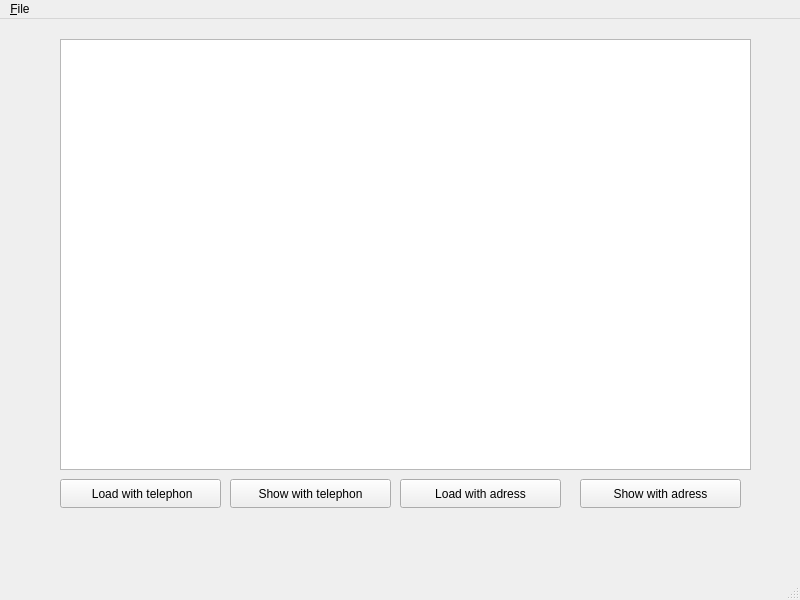
<?xml version="1.0" encoding="UTF-8"?>
<ui version="4.0">
 <class>MainWindow</class>
 <widget class="QMainWindow" name="MainWindow">
  <property name="geometry">
   <rect>
    <x>0</x>
    <y>0</y>
    <width>800</width>
    <height>600</height>
   </rect>
  </property>
  <property name="windowTitle">
   <string>MainWindow</string>
  </property>
  <widget class="QWidget" name="centralwidget">
   <widget class="QTableView" name="tableView">
    <property name="geometry">
     <rect>
      <x>60</x>
      <y>20</y>
      <width>691</width>
      <height>431</height>
     </rect>
    </property>
   </widget>
   <widget class="QPushButton" name="load_from_txt">
    <property name="geometry">
     <rect>
      <x>60</x>
      <y>460</y>
      <width>161</width>
      <height>29</height>
     </rect>
    </property>
    <property name="text">
     <string> Load with telephon</string>
    </property>
   </widget>
   <widget class="QPushButton" name="btnShow">
    <property name="geometry">
     <rect>
      <x>230</x>
      <y>460</y>
      <width>161</width>
      <height>29</height>
     </rect>
    </property>
    <property name="text">
     <string>Show with telephon</string>
    </property>
   </widget>
   <widget class="QPushButton" name="btnLoadAdress">
    <property name="geometry">
     <rect>
      <x>400</x>
      <y>460</y>
      <width>161</width>
      <height>29</height>
     </rect>
    </property>
    <property name="text">
     <string>Load with adress</string>
    </property>
   </widget>
   <widget class="QPushButton" name="btnShowAdress">
    <property name="geometry">
     <rect>
      <x>580</x>
      <y>460</y>
      <width>161</width>
      <height>29</height>
     </rect>
    </property>
    <property name="text">
     <string>Show with adress</string>
    </property>
   </widget>
  </widget>
  <widget class="QMenuBar" name="menubar">
   <property name="geometry">
    <rect>
     <x>0</x>
     <y>0</y>
     <width>800</width>
     <height>25</height>
    </rect>
   </property>
   <widget class="QMenu" name="menu_File">
    <property name="title">
     <string>&amp;File</string>
    </property>
    <addaction name="actionSaveAs"/>
   </widget>
   <addaction name="menu_File"/>
  </widget>
  <widget class="QStatusBar" name="statusbar"/>
  <action name="actionSaveAs">
   <property name="text">
    <string>Save &amp;As</string>
   </property>
  </action>
 </widget>
 <resources/>
 <connections/>
</ui>
